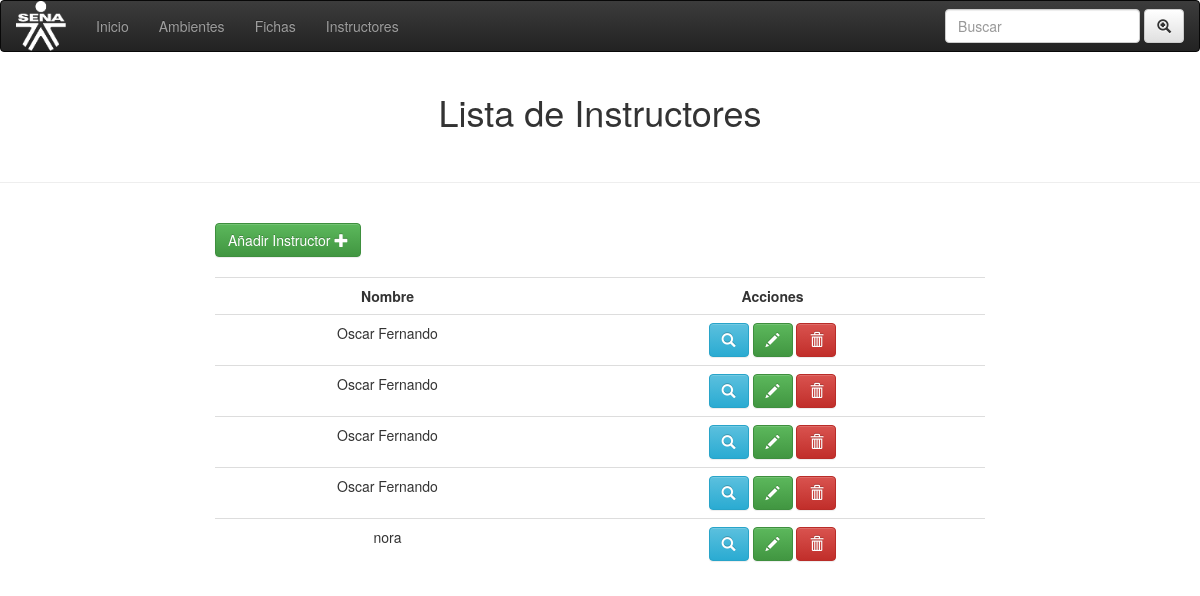
The app's page /instructores/gestionarIns.php, older data.
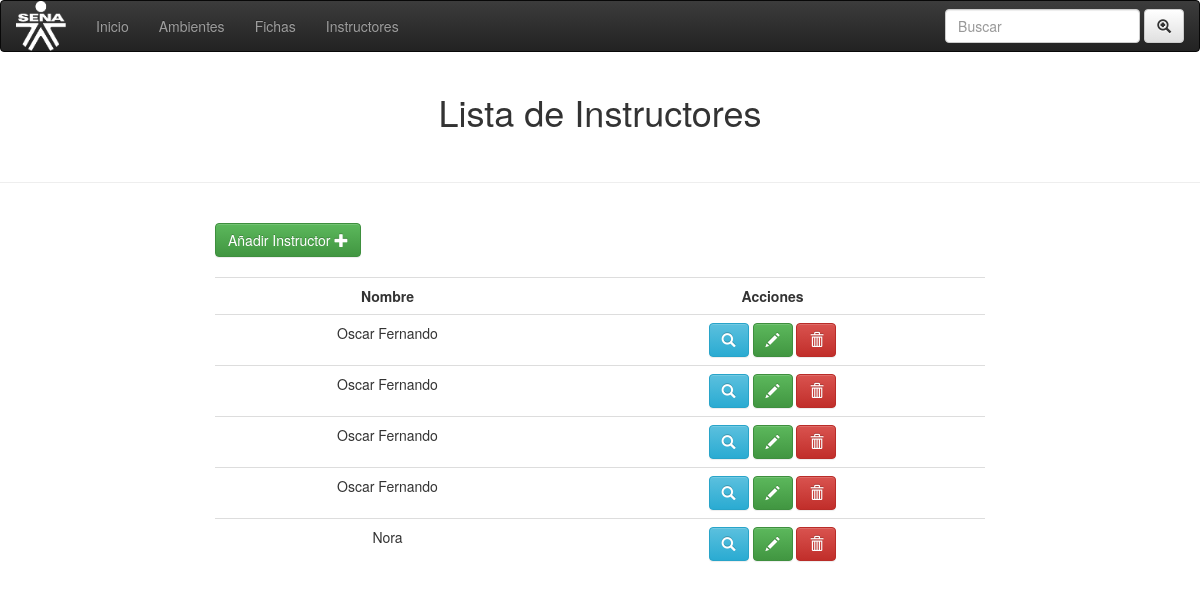
The same page, newer data.
### tables this page shows
CREATE TABLE `instructores` (
  `id` int(11) NOT NULL,
  `nombres` varchar(100) NOT NULL,
  `apellidos` varchar(100) NOT NULL,
  `especialidad` varchar(100) NOT NULL,
  `vinculacion1` varchar(100) NOT NULL,
  `tipoplanta` varchar(100) NOT NULL,
  `tipocontrato` varchar(100) NOT NULL,
  `cantidadhoras` varchar(100) NOT NULL,
  `actadministrativas` varchar(50) NOT NULL,
  `area` varchar(50) NOT NULL,
  `centro` text NOT NULL
);

### instructores/gestionarIns.php (the view, shortened to what this page needs)
<!DOCTYPE html>
<html lang="en">
<head>
  <link rel="stylesheet" href="css/bootstrap.min.css">
  <link rel="stylesheet" href="css/bootstrap-theme.min.css">
  <link rel="stylesheet" href="css/font-awesome.css">
  <link rel="stylesheet" href="css/index.css">
</head>
<body>
    <nav class="navbar navbar-inverse ">
      <div class="container-fluid">
        <div class="navbar-header">
           <a class="navbar-brand" href="#"><img id="img1" src="imgs/sena.png" class="img-rounded" width="100" height="100"></a>
        </div>
        <ul class="nav navbar-nav">
          <li><a href="../index.php">Inicio</a></li>
          <li><a href="../ambientes/ambientes.php">Ambientes</a></li>
          <li><a href="../fichas/index_ficha.php">Fichas</a></li>
          <li><a href="#">Instructores</a></li>
        </ul>
        <form method="POST" class="navbar-form navbar-right">
          <div class="form-group">
            <input type="text" name="navb" class="form-control" placeholder="Buscar">
          </div>
          <button type="submit" class="btn btn-default"><i class="glyphicon glyphicon-zoom-in"></i></button>
        </form>
      </div>
    </nav>
  <div class="container-fluid">
    <h1 class="text-center" >Lista de  Instructores</h1><br>
  </div>
  <hr>
    <br>
<div class="col-md-8 col-md-offset-2" >
  <a  class="btn btn-success " href="anadir.php">Añadir Instructor
    <i  class="glyphicon glyphicon glyphicon-plus" ></i>
  </a><br><br>
  <table class="text-center table table-hover">
    <tr class="text-center">
      <td><strong>Nombre</strong></td>
      <td><strong>Acciones</strong></td>
    </tr>
  <?php
     if(!empty($nav)){
        $nav = $_POST['navb'];
    $con = mysqli_connect('localhost','root','','programacion_trimestral');
    $sql = mysqli_query($con, "SELECT * FROM instructores WHERE nombres = '$nav'");
      }else{
        $con = mysqli_connect('localhost','root','','programacion_trimestral');
    $sql = mysqli_query($con, "SELECT * FROM instructores");
      }
    while($row = mysqli_fetch_array($sql)){ ?>
      <tr>
          <td><?php echo $row['nombres'] ?></td>
          <td>
            <a class='btn btn-info' href='consultar_instructor.php?id=<?php echo $row['id'] ?>' >
              <i data-toggle='tooltip' data-placement="top" title="Consultar" class='glyphicon glyphicon-search' ></i>
            </a>
            <a class='btn btn-success' href='Modificar.php?id=<?php echo $row['id'] ?>'>
              <i data-toggle='tooltip' data-placement='top' title='Modificar' class='glyphicon glyphicon-pencil' ></i>
            </a>
            <a class='btn btn-danger' href='<?php  ?> delete.php?id=<?php echo $row['id'] ?>'>
              <i data-toggle=tooltip data-placement='top' title='Eliminar' class='glyphicon glyphicon-trash' ></i>
            </a>
          </td>
        </tr>
   <?php } ?>
  </table>
</div>
</body>
</html>

Row changes from the older to the newer data that the page shows:
changed instructores: nombres "nora" → "Nora"
